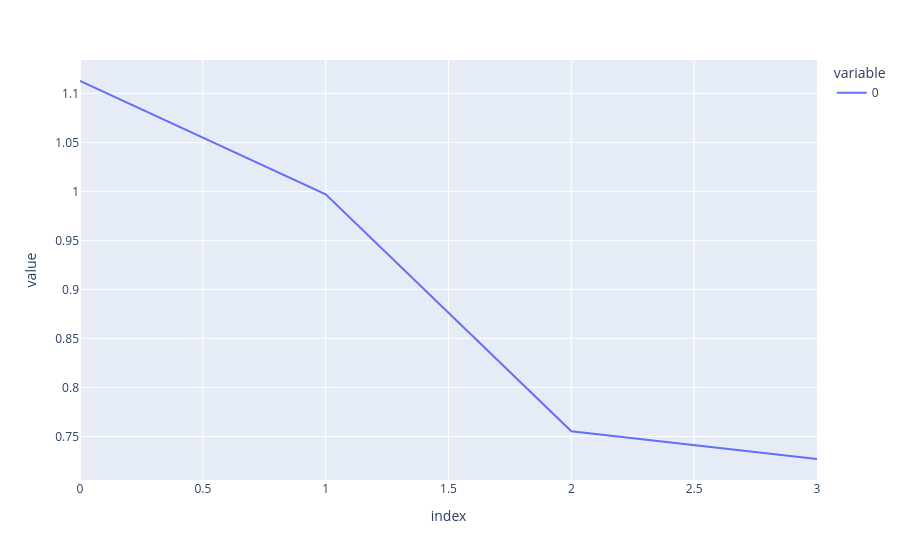

The notebook cell saved with this chart:
### Code cell
px.line(epoch_score_history)

### Figure 1 — Plotly figure (JSON) as saved in the notebook; plotly's stock layout.template omitted (floating-point values rounded to 4 significant figures)
{"data": [{"hovertemplate": "variable=0<br>index=%{x}<br>value=%{y}<extra></extra>", "legendgroup": "0", "line": {"color": "#636efa", "dash": "solid"}, "marker": {"symbol": "circle"}, "mode": "lines", "name": "0", "orientation": "v", "showlegend": true, "type": "scatter", "x": [0, 1, 2, 3], "xaxis": "x", "y": [1.113, 0.9971, 0.7552, 0.7269], "yaxis": "y"}], "layout": {"legend": {"title": {"text": "variable"}, "tracegroupgap": 0}, "margin": {"t": 60}, "xaxis": {"anchor": "y", "domain": [0, 1], "title": {"text": "index"}}, "yaxis": {"anchor": "x", "domain": [0, 1], "title": {"text": "value"}}}}
